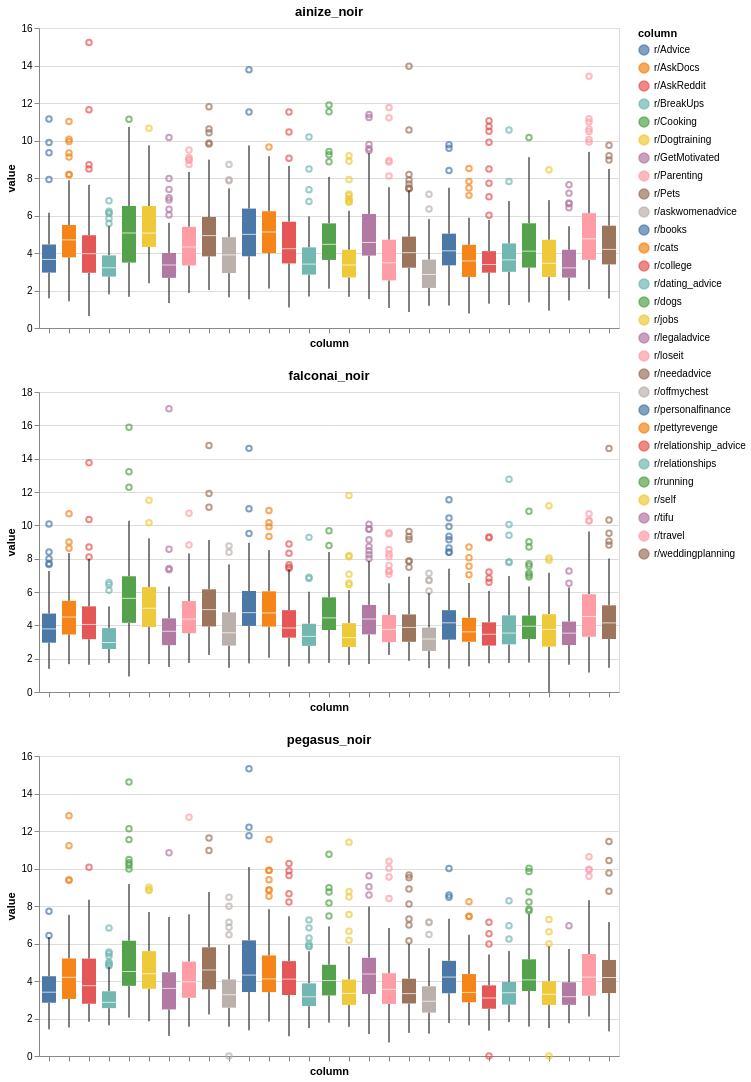

The notebook cell this image was saved under:
### Code cell
# Plot of the three models with Noir metrics
one = alt.Chart(source_1_2, title="ainize_noir").mark_boxplot().encode(
alt.X('column').axis(labels=False),
y='value',
color='column'
)
two = alt.Chart(source_2_2, title="falconai_noir").mark_boxplot().encode(
alt.X('column').axis(labels=False),
y='value',
color='column'
)
three = alt.Chart(source_3_2, title="pegasus_noir").mark_boxplot().encode(
alt.X('column').axis(labels=False),
y='value',
color='column'
)

(one & two & three).properties(width=800).interactive()
(one & two & three).display()

### Figure 1 — Vega-Lite specification as saved in the notebook (floating-point values rounded to 4 significant figures; data arrays with more than 128 entries replaced by an {"elided": "..."} marker saying what was removed)
{"$schema": "https://vega.github.io/schema/vega-lite/v5.20.1.json", "config": {"view": {"continuousHeight": 300, "continuousWidth": 300}}, "datasets": {"data-4b24adb5a5cca47829a3e69518eafbcc": {"elided": "3306 records"}, "data-917d0f691bc2c1691b27fd10184e19a2": {"elided": "3306 records"}, "data-c648e98bb602c5f5e0389a6eb20c681a": {"elided": "3306 records"}}, "vconcat": [{"data": {"name": "data-917d0f691bc2c1691b27fd10184e19a2"}, "encoding": {"color": {"field": "column", "type": "nominal"}, "x": {"axis": {"labels": false}, "field": "column", "type": "nominal"}, "y": {"field": "value", "type": "quantitative"}}, "mark": {"type": "boxplot"}, "title": "ainize_noir"}, {"data": {"name": "data-c648e98bb602c5f5e0389a6eb20c681a"}, "encoding": {"color": {"field": "column", "type": "nominal"}, "x": {"axis": {"labels": false}, "field": "column", "type": "nominal"}, "y": {"field": "value", "type": "quantitative"}}, "mark": {"type": "boxplot"}, "title": "falconai_noir"}, {"data": {"name": "data-4b24adb5a5cca47829a3e69518eafbcc"}, "encoding": {"color": {"field": "column", "type": "nominal"}, "x": {"axis": {"labels": false}, "field": "column", "type": "nominal"}, "y": {"field": "value", "type": "quantitative"}}, "mark": {"type": "boxplot"}, "title": "pegasus_noir"}]}
